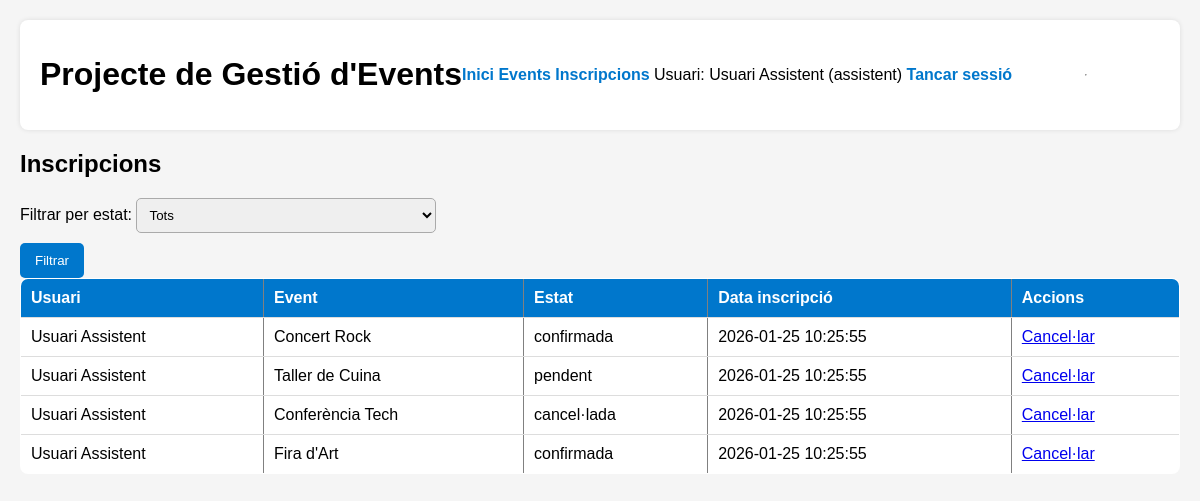
Screenshot of /registrations/registrations_list.php (signed in) with the database file from the repository.
### tables this page shows
CREATE TABLE registrations (
    id INT AUTO_INCREMENT PRIMARY KEY,
    user_id INT NOT NULL,
    event_id INT NOT NULL,
    status ENUM('pendent','confirmada','cancel·lada') DEFAULT 'pendent',
    registered_at DATETIME DEFAULT CURRENT_TIMESTAMP,
    FOREIGN KEY (user_id) REFERENCES users(id),
    FOREIGN KEY (event_id) REFERENCES events(id)
);

CREATE TABLE users (
    id INT AUTO_INCREMENT PRIMARY KEY,
    name VARCHAR(100) NOT NULL,
    email VARCHAR(100) NOT NULL UNIQUE,
    password VARCHAR(255) NOT NULL,
    role_id INT NOT NULL,
    created_at DATETIME DEFAULT CURRENT_TIMESTAMP,
    FOREIGN KEY (role_id) REFERENCES roles(id)
);

CREATE TABLE events (
    id INT AUTO_INCREMENT PRIMARY KEY,
    title VARCHAR(150) NOT NULL,
    description TEXT,
    location VARCHAR(150),
    event_date DATE NOT NULL,
    price DECIMAL(10,2) DEFAULT 0.00,
    created_by INT NOT NULL,
    created_at DATETIME DEFAULT CURRENT_TIMESTAMP,
    FOREIGN KEY (created_by) REFERENCES users(id)
);

### registrations/registrations_list.php (the view, shortened to what this page needs)
<?php
require_once "../config/config.php";
if ($_SESSION["user_role"] === "organitzador") {
    $sql = "SELECT r.*, u.name AS user_name, e.title AS event_title
            FROM registrations r
            JOIN users u ON r.user_id = u.id
            JOIN events e ON r.event_id = e.id
            WHERE 1";
} else {
    $uid = $_SESSION["user_id"];
    $sql = "SELECT r.*, u.name AS user_name, e.title AS event_title
            FROM registrations r
            JOIN users u ON r.user_id = u.id
            JOIN events e ON r.event_id = e.id
            WHERE r.user_id = $uid";
}
$sql .= " ORDER BY r.registered_at DESC";
$result = mysqli_query($conn, $sql);
?>
<?php include "../includes/header.php"; ?>
<h2>Inscripcions</h2>
<form method="get">
    <label>Filtrar per estat:
        <select name="status">
            <option value="">Tots</option>
        </select>
    </label>
    <button type="submit">Filtrar</button>
</form>
<table border="1">
    <tr>
        <th>Usuari</th>
        <th>Event</th>
        <th>Estat</th>
        <th>Data inscripció</th>
        <th>Accions</th>
    </tr>
    <?php while ($row = mysqli_fetch_assoc($result)): ?>
    <tr>
        <td><?php echo $row["user_name"]; ?></td>
        <td><?php echo $row["event_title"]; ?></td>
        <td><?php echo $row["status"]; ?></td>
        <td><?php echo $row["registered_at"]; ?></td>
        <td>
            <?php if ($_SESSION["user_role"] !== "organitzador" && $row["user_id"] == $_SESSION["user_id"]): ?>
                <a href="registration_delete.php?id=<?php echo $row["id"]; ?>" onclick="return confirm('Cancel·lar inscripció?');">Cancel·lar</a>
            <?php endif; ?>
        </td>
    </tr>
    <?php endwhile; ?>
</table>
<?php include "../includes/footer.php"; ?>

### assets/css/styles.css (style rules this page uses)
body { font-family: Arial, sans-serif; margin: 20px; background: #f5f5f5; }
h2 { margin-top: 0; }
table { width: 100%; border-collapse: collapse; background: white; border-radius: 8px; overflow: hidden; }
table th, table td { padding: 10px; border-bottom: 1px solid #ddd; }
table th { background: #0077cc; color: white; text-align: left; }
form label { display: block; margin-bottom: 10px; }
input, textarea, select { width: 300px; padding: 8px; border-radius: 5px; border: 1px solid #aaa; }
button { padding: 10px 15px; background: #0077cc; color: white; border: none; border-radius: 5px; cursor: pointer; }

### rows the page displays
registrations: user.name "Usuari Assistent", event.title "Concert Rock", status "confirmada", registered_at "2026-01-25 10:25:55"
registrations: user.name "Usuari Assistent", event.title "Taller de Cuina", status "pendent", registered_at "2026-01-25 10:25:55"
registrations: user.name "Usuari Assistent", event.title "Conferència Tech", status "cancel·lada", registered_at "2026-01-25 10:25:55"
registrations: user.name "Usuari Assistent", event.title "Fira d'Art", status "confirmada", registered_at "2026-01-25 10:25:55"

### other values shown
$_SESSION['user_name'] "Usuari Assistent"
$_SESSION['user_role'] "assistent"
